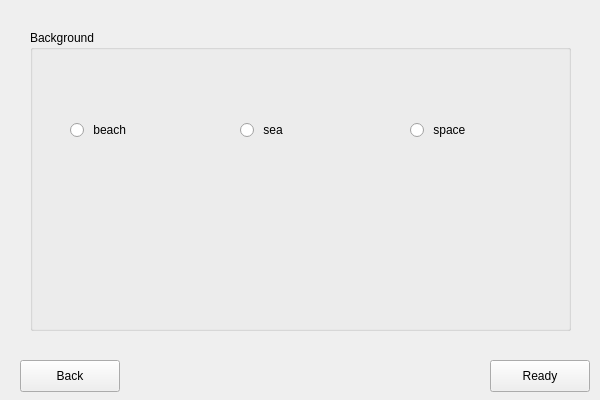
<?xml version="1.0" encoding="UTF-8"?>
<ui version="4.0">
 <class>Selection</class>
 <widget class="QDialog" name="Selection">
  <property name="geometry">
   <rect>
    <x>0</x>
    <y>0</y>
    <width>600</width>
    <height>400</height>
   </rect>
  </property>
  <property name="windowTitle">
   <string>Dialog</string>
  </property>
  <widget class="QStackedWidget" name="stackedWidget">
   <property name="geometry">
    <rect>
     <x>0</x>
     <y>0</y>
     <width>601</width>
     <height>401</height>
    </rect>
   </property>
   <property name="currentIndex">
    <number>1</number>
   </property>
   <widget class="QWidget" name="page">
    <widget class="QGroupBox" name="player1">
     <property name="geometry">
      <rect>
       <x>20</x>
       <y>30</y>
       <width>561</width>
       <height>161</height>
      </rect>
     </property>
     <property name="title">
      <string>Player 1</string>
     </property>
     <widget class="QRadioButton" name="p1">
      <property name="geometry">
       <rect>
        <x>30</x>
        <y>40</y>
        <width>221</width>
        <height>101</height>
       </rect>
      </property>
      <property name="text">
       <string>小新</string>
      </property>
     </widget>
     <widget class="QRadioButton" name="p2">
      <property name="geometry">
       <rect>
        <x>280</x>
        <y>40</y>
        <width>251</width>
        <height>101</height>
       </rect>
      </property>
      <property name="text">
       <string> 小葵</string>
      </property>
     </widget>
     <widget class="QLabel" name="p1_img">
      <property name="geometry">
       <rect>
        <x>120</x>
        <y>40</y>
        <width>100</width>
        <height>100</height>
       </rect>
      </property>
      <property name="styleSheet">
       <string notr="true"/>
      </property>
      <property name="text">
       <string/>
      </property>
     </widget>
     <widget class="QLabel" name="p2_img">
      <property name="geometry">
       <rect>
        <x>380</x>
        <y>40</y>
        <width>100</width>
        <height>100</height>
       </rect>
      </property>
      <property name="text">
       <string/>
      </property>
     </widget>
    </widget>
    <widget class="QGroupBox" name="player2">
     <property name="geometry">
      <rect>
       <x>20</x>
       <y>200</y>
       <width>561</width>
       <height>161</height>
      </rect>
     </property>
     <property name="title">
      <string>Player 2</string>
     </property>
     <widget class="QRadioButton" name="p3">
      <property name="geometry">
       <rect>
        <x>30</x>
        <y>50</y>
        <width>221</width>
        <height>91</height>
       </rect>
      </property>
      <property name="text">
       <string> 美冴</string>
      </property>
     </widget>
     <widget class="QRadioButton" name="p4">
      <property name="geometry">
       <rect>
        <x>290</x>
        <y>50</y>
        <width>241</width>
        <height>91</height>
       </rect>
      </property>
      <property name="text">
       <string> 廣志</string>
      </property>
     </widget>
     <widget class="QLabel" name="p3_img">
      <property name="geometry">
       <rect>
        <x>120</x>
        <y>40</y>
        <width>100</width>
        <height>100</height>
       </rect>
      </property>
      <property name="text">
       <string/>
      </property>
     </widget>
     <widget class="QLabel" name="p4_img">
      <property name="geometry">
       <rect>
        <x>380</x>
        <y>40</y>
        <width>100</width>
        <height>100</height>
       </rect>
      </property>
      <property name="text">
       <string/>
      </property>
     </widget>
    </widget>
    <widget class="QPushButton" name="next">
     <property name="geometry">
      <rect>
       <x>490</x>
       <y>360</y>
       <width>100</width>
       <height>32</height>
      </rect>
     </property>
     <property name="text">
      <string>Next</string>
     </property>
    </widget>
   </widget>
   <widget class="QWidget" name="page_2">
    <widget class="QGroupBox" name="gameBackground">
     <property name="geometry">
      <rect>
       <x>30</x>
       <y>30</y>
       <width>541</width>
       <height>301</height>
      </rect>
     </property>
     <property name="title">
      <string>Background</string>
     </property>
     <widget class="QRadioButton" name="b1">
      <property name="geometry">
       <rect>
        <x>40</x>
        <y>90</y>
        <width>99</width>
        <height>20</height>
       </rect>
      </property>
      <property name="text">
       <string> beach</string>
      </property>
     </widget>
     <widget class="QRadioButton" name="b2">
      <property name="geometry">
       <rect>
        <x>210</x>
        <y>90</y>
        <width>99</width>
        <height>20</height>
       </rect>
      </property>
      <property name="text">
       <string> sea</string>
      </property>
     </widget>
     <widget class="QRadioButton" name="b3">
      <property name="geometry">
       <rect>
        <x>380</x>
        <y>90</y>
        <width>99</width>
        <height>20</height>
       </rect>
      </property>
      <property name="text">
       <string> space</string>
      </property>
     </widget>
     <widget class="QLabel" name="b1_img">
      <property name="geometry">
       <rect>
        <x>39</x>
        <y>130</y>
        <width>120</width>
        <height>100</height>
       </rect>
      </property>
      <property name="text">
       <string/>
      </property>
     </widget>
     <widget class="QLabel" name="b2_img">
      <property name="geometry">
       <rect>
        <x>220</x>
        <y>130</y>
        <width>120</width>
        <height>100</height>
       </rect>
      </property>
      <property name="text">
       <string/>
      </property>
     </widget>
     <widget class="QLabel" name="b3_img">
      <property name="geometry">
       <rect>
        <x>390</x>
        <y>130</y>
        <width>120</width>
        <height>100</height>
       </rect>
      </property>
      <property name="text">
       <string/>
      </property>
     </widget>
    </widget>
    <widget class="QPushButton" name="ready">
     <property name="geometry">
      <rect>
       <x>490</x>
       <y>360</y>
       <width>100</width>
       <height>32</height>
      </rect>
     </property>
     <property name="text">
      <string>Ready</string>
     </property>
    </widget>
    <widget class="QPushButton" name="back">
     <property name="geometry">
      <rect>
       <x>20</x>
       <y>360</y>
       <width>100</width>
       <height>32</height>
      </rect>
     </property>
     <property name="text">
      <string>Back</string>
     </property>
    </widget>
   </widget>
   <widget class="QWidget" name="page_3"/>
  </widget>
 </widget>
 <resources/>
 <connections/>
</ui>
